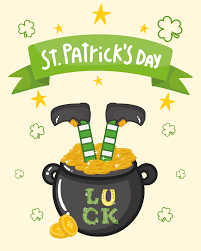
#> input picture data/imagen.png, 201 x 251 px
$ jupyter execute notebook.ipynb
#> lines starting #> are read from the running program, lines starting #| are printed output that depends on the picture
[cell 1]
import cv2
import matplotlib.pyplot as plt
import numpy  as np

[cell 2]
I = cv2.imread('data/imagen.png')
#> I is the input picture: shape (251, 201, 3); mean B, G, R 170.5, 212.5, 212.9
print(I.shape)
#| (251, 201, 3)

[cell 3]
#Irgb = cv2.cvtColor(I, cv2.COLOR_BGR2RGB)
Ib = I[:, :, 0]
Ig = I[:, :, 1]
Ir = I[:, :, 2]
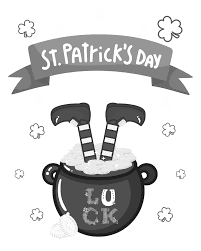
#> Ir: shape (251, 201); min 0, max 255, mean 212.9
Irgb = np.stack((Ir,Ig,Ib), axis=2)

[cell 4]
plt.figure(figsize=(5, 5))
plt.imshow(Irgb)
plt.axis('off')

[cell 5]
nr, nc, _ = Irgb.shape
#> nr = 251; nc = 201
Iz = np.zeros((nr,nc), dtype=np.uint8)
Ironly = np.stack((Ir,Iz,Iz),axis =2)
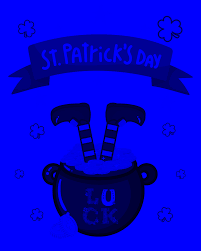
#> Ironly: shape (251, 201, 3); mean of channels 0, 1, 2 212.9, 0, 0; drawn as B, G, R
plt.imshow(Ironly)
plt.axis('off')

[cell 6]
Igonly = np.stack((Iz,Ig,Iz),axis =2)
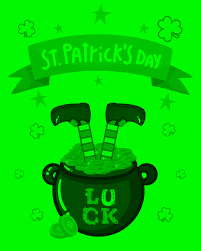
#> Igonly: shape (251, 201, 3); mean of channels 0, 1, 2 0, 212.5, 0; drawn as B, G, R
plt.imshow(Igonly)
plt.axis('off')

[cell 7]
Ibonly = np.stack((Iz,Iz,Ib),axis =2)
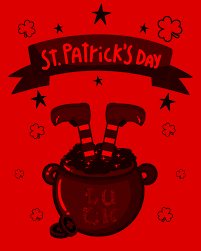
#> Ibonly: shape (251, 201, 3); mean of channels 0, 1, 2 0, 0, 170.5; drawn as B, G, R
plt.imshow(Ibonly)
plt.axis('off')

[cell 8]
plt.figure(figsize=(5,10))
plt.subplot(1,3,1)
plt.imshow(Ironly)
plt.axis('off')

plt.subplot(1,3,2)
plt.imshow(Igonly)
plt.axis('off')

plt.subplot(1,3,3)
plt.imshow(Ibonly)
plt.axis('off')

h_r, bins_edges = np.histogram(Ir.flatten(),bins=10,range=(0,255))
#> h_r = [247, 1138, 2330, 3254, 1263, 4271, 527, 458, 680, 36283]; bins_edges = [0, 25.5, 51, 76.5, 102, 127.5, 153, 178.5, 204, 229.5, 255]
h_g, bins_edges = np.histogram(Ig.flatten(),bins=10,range=(0,255))
#> h_g = [244, 975, 4639, 226, 337, 624, 2429, 5324, 1369, 34284]
h_b, bins_edges = np.histogram(Ib.flatten(),bins=10,range=(0,255))
#> h_b = [1709, 4135, 6169, 2475, 559, 521, 420, 515, 32731, 1217]
plt.figure(figsize=(5,3))
plt.plot(bins_edges[:-1],h_r,color='red')
plt.plot(bins_edges[:-1],h_g,color='green')
plt.plot(bins_edges[:-1],h_b,color='blue')
plt.xlabel('pixel value')
plt.ylabel('Frecuency')
plt.grid()
plt.title('Histogram')
#> figure, not shown here; curve peaks at x = 229.5, y = 36283; curve peaks at x = 229.5, y = 34284; curve peaks at x = 204, y = 32731

[cell 9]
plt.figure(figsize=(5,3))
plt.imshow(Ir,cmap='gray',vmin=0,vmax=100)
plt.axis('off')

[cell 10]
A=cv2.imread("data/Imagen.png")
Ab = A[:, :, 0]
Ag = A[:, :, 1]
Ar = A[:, :, 2]
Argb = np.stack((Ar, Ag, Ab), axis=2)
vmin = 50
vmax = 100
def saturaEscala(Argb, vmin, vmax):
    if Argb.min() < vmin or Argb.max() > vmax:
        Argb = np.clip(Argb, vmin, vmax)
    return Argb
np.unique(saturaEscala(Argb, vmin, vmax)[:, :, 2])
#> in saturaEscala, `Argb = np.clip(Argb, vmin, vmax)`:
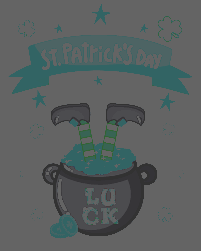
#> Argb: shape (251, 201, 3); mean of channels 0, 1, 2 95.7, 95.8, 89.2; drawn as B, G, R
#> Out = 34 values from 50 to 100

### Funcion histograma por canal
* Funcion histograma(A,nbins)
* devuelve rangos por canal y vector de frecuencias por canal

[cell 11]
def HistogramaPorCanal(I = None, bins=10):
    ndim= np.ndim(I)
    if ndim == 2:
        h, bins_edges = np.histogram(I.flatten(), bins=bins, range=(0, 255))
        return h, bins_edges
    elif ndim == 3:
        _,_, nch = I.shape
        h_bin_edges_list = []
        for c in range(nch):
            h, bins_edges = np.histogram(I[:,:,c].flatten(), bins=bins, range=(0, 255))
            h_bin_edges_list.append((h, bins_edges))
        return h_bin_edges_list
    else:
        print('No está definida para este número de dimensiones')
        return None

[cell 12]
Img= Irgb.copy()
ndim= np.ndim(Img)
#> ndim = 3
plt.figure(figsize=(8, 3))
if ndim==2:
    h_bins_edges = HistogramaPorCanal(Img, bins=50)
    plt.bar(h_bins_edges[:-1], h, width=25, color="red", alpha=0.7)
elif ndim==3:
    h_bin_edges_list = HistogramaPorCanal(Img, bins=50)
#> after the loop in HistogramaPorCanal, `for c in range(nch):`: h_bin_edges_list = 3 items
#> h_bin_edges_list = 3 items
    colors = ['red', 'green', 'blue']
    for c,(h, bins_edges) in enumerate(h_bin_edges_list):
        plt.bar(bins_edges[:-1], h, width=25, color=colors[c], alpha=0.7, label=f'Canal {c}')
#> this loop made 3 passes
    plt.xlabel('Intensidad')
    plt.ylabel('Frecuencia')
    plt.title('Histograma por canal')
    plt.legend()
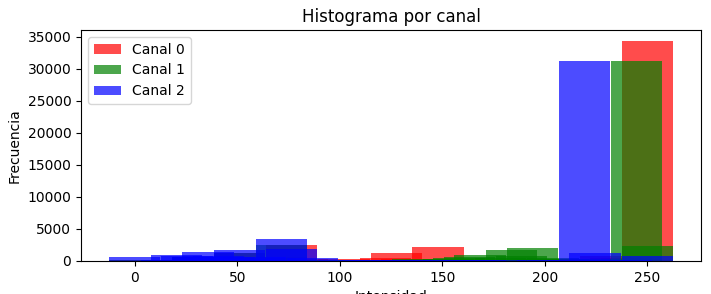
#> figure drawn by matplotlib, 1 panel; tallest bar 34307 high, from x = 237.4 to 262.4; tallest bar 31253 high, from x = 232.3 to 257.3; tallest bar 31153 high, from x = 206.8 to 231.8

### CLipping

[cell 13]
a = Img[100,50,2]
#> a = 220
b = np.clip(a+100,0,255).astype('uint8')
#> b = 255
b
b.dtype

### Clip y quitar 50 de intensidad

[cell 14]
I = Img.copy().astype(np.int16)
I[:, :, 0] = np.clip(I[:, :, 0] - 50, 0, 255)  # canal rojo
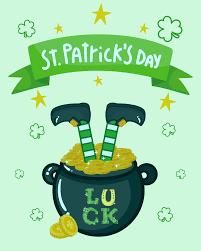
#> I: shape (251, 201, 3) int16; mean R, G, B 163.5, 212.5, 170.5
Inew = I.astype(np.uint8)
ndim= np.ndim(Inew)
plt.figure(figsize=(8, 3))
if ndim==2:
    h_bins_edges = HistogramaPorCanal(Inew, bins=50)
    plt.bar(h_bins_edges[:-1], h, width=25, color="red", alpha=0.7)
elif ndim==3:
    h_bin_edges_list = HistogramaPorCanal(Inew, bins=50)
    colors = ['red', 'green', 'blue']
    for c,(h, bins_edges) in enumerate(h_bin_edges_list):
        plt.bar(bins_edges[:-1], h, width=25, color=colors[c], alpha=0.7, label=f'Canal {c}')
    plt.xlabel('Intensidad')
    plt.ylabel('Frecuencia')
    plt.title('Histograma por canal')
    plt.legend()
#> figure, not shown here; tallest bar 34071 high, from x = 191.5 to 216.5; tallest bar 31253 high, from x = 232.3 to 257.3; tallest bar 31153 high, from x = 206.8 to 231.8

### Gamma multiplication

[cell 15]
gamma = 0.8
Irgb3 = Irgb.copy()
Ir3 = Irgb3[:, :, 0]
Ir3 = np.clip(Ir3 * gamma, 0, 255).astype(np.uint8)
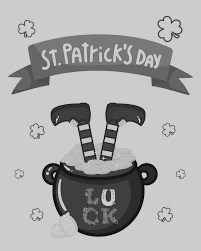
#> Ir3: shape (251, 201); min 0, max 204, mean 170.2
Irgb3[:, :, 0] = Ir3
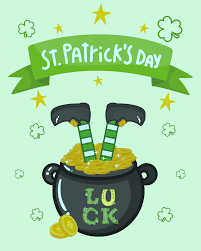
#> Irgb3: shape (251, 201, 3); mean R, G, B 170.2, 212.5, 170.5

Img = Irgb3.copy()
ndim = np.ndim(Img)
plt.figure(figsize=(8, 3))
if ndim == 2:
    h, bins_edges = HistogramaPorCanal(Img, bins=50)
    plt.bar(bins_edges[:-1], h, width=25, color='red', alpha=0.7)
elif ndim == 3:
    h_bins_edges_list = HistogramaPorCanal(Img, bins=50)
#> h_bins_edges_list = 3 items
    colors = ['red', 'green', 'blue']
    for c, (h, bins_edges) in enumerate(h_bins_edges_list):
        plt.bar(bins_edges[:-1], h, width=25, color=colors[c], alpha=0.7, label=f'Canal {c}')
plt.xlabel('Intensidad')
plt.ylabel('Frecuencia')
plt.title('Histograma')
plt.legend()
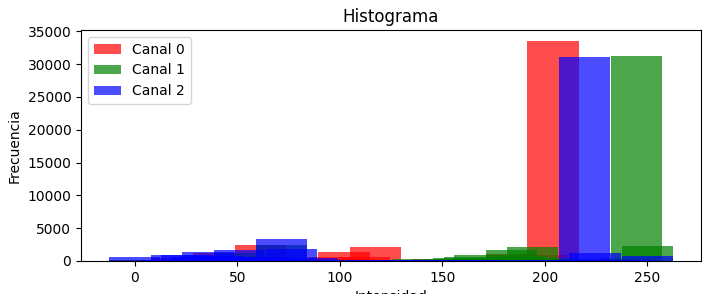
#> figure drawn by matplotlib, 1 panel; tallest bar 33526 high, from x = 191.5 to 216.5; tallest bar 31253 high, from x = 232.3 to 257.3; tallest bar 31153 high, from x = 206.8 to 231.8
